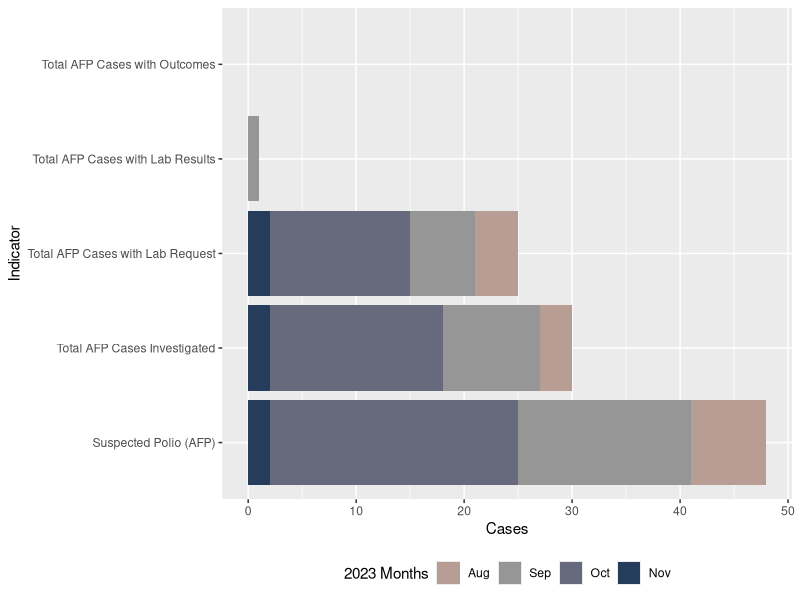
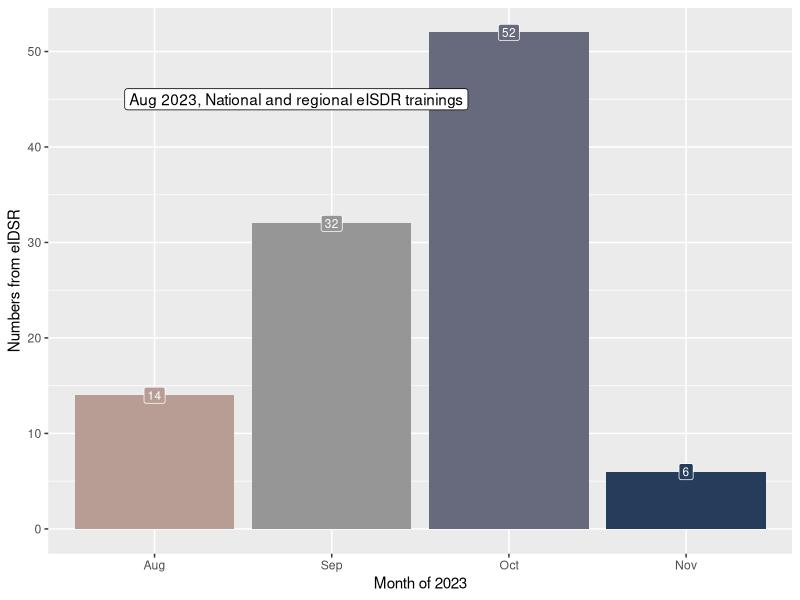
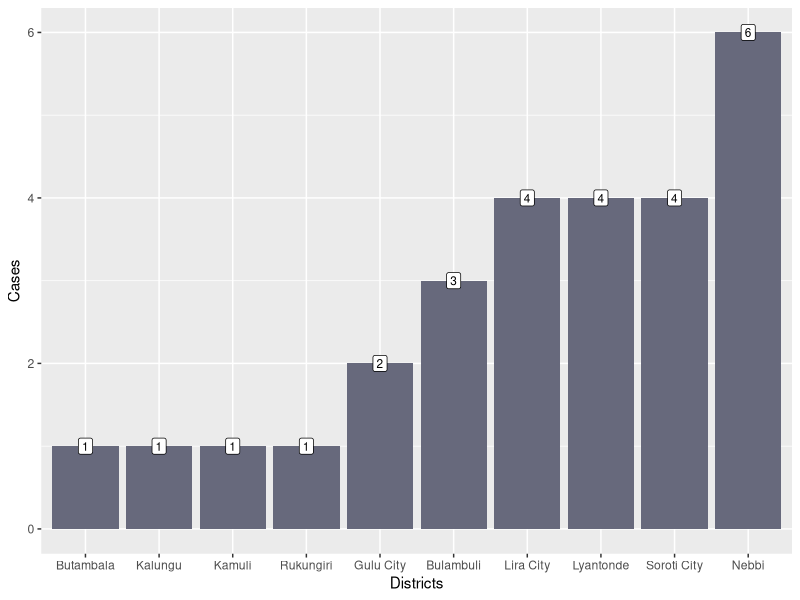
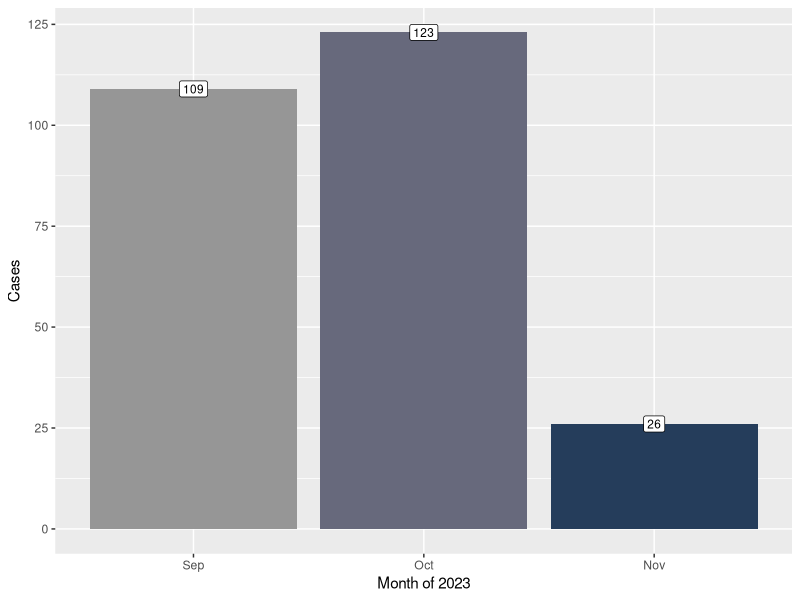
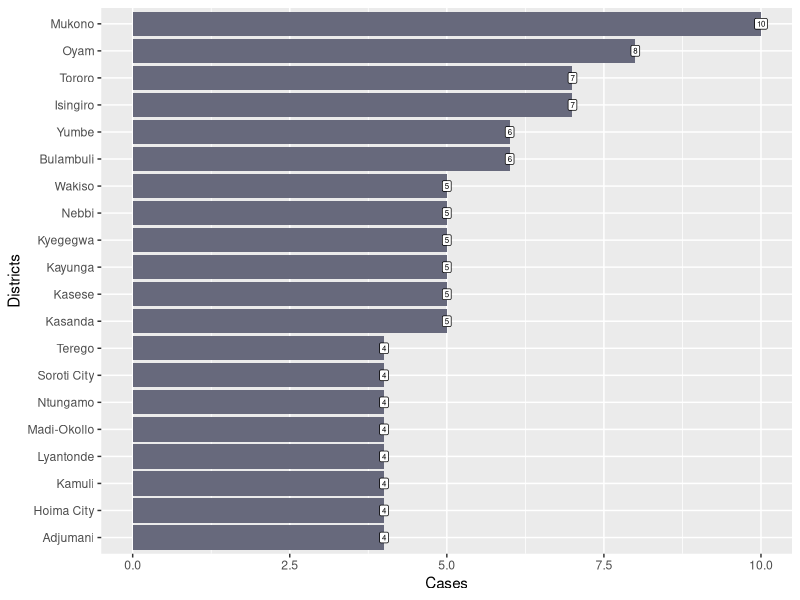

These charts were generated, in order, by the following R code:
## ---- chunk 1
library(tidyverse)
library(readxl)
## ---- chunk 2
AFP_eIDSR_data <- read_xlsx("data/AFP Cases Notified and Investigated Aug_Nov 2023.xlsx", skip = 1)

aug_variables <-  names(AFP_eIDSR_data |> select(2:6))
sep_variables <-  names(AFP_eIDSR_data  |> select(7:11))
oct_variables <-  names(AFP_eIDSR_data  |> select(12:16))
nov_variables <-  names(AFP_eIDSR_data  |> select(17:21))

AFP_eIDSR_data_clean <-  AFP_eIDSR_data  |> pivot_longer(cols = 2:21) |> 
  mutate(period = case_when(name %in% aug_variables ~ "08/2023",
                            name %in% sep_variables ~ "09/2023",
                            name %in% oct_variables ~ "10/2023",
                            name %in% nov_variables ~ "11/2023"
                            ), 
         period = my(period),
         period = month(period,label = T,  abbr = T),
         name = str_remove_all(name, "[:digit:]"),
          name = str_remove_all(name, "\\."),
         organisationunitname = str_remove(organisationunitname, " District"),
         organisationunitname = str_to_title(organisationunitname)) |> 
  pivot_wider(names_from = name, values_from = value) |> 
  filter(organisationunitname != "Total")
## ---- chunk 3
AFP_eIDSR_data_natioal_level <- AFP_eIDSR_data_clean |> 
  group_by(period) |> 
  summarise(across(c("Suspected Polio (AFP)", contains("cases")) , sum, na.rm = T)) |>
  pivot_longer(cols = `Suspected Polio (AFP)`:`Total AFP Cases with Outcomes`) 


cols <- c("Nov" = "#253D5B", "Oct" = "#67697C", "Sep" = "#969696", "Aug" = "#B79D94")

AFP_eIDSR_data_natioal_level |> 
  ggplot(aes(x = name, y = value, fill = period)) +
  scale_fill_manual(values = cols, name = "2023 Months")+
  labs(title = NULL, 
       x = "Indicator", 
       y = "Cases")+
  geom_col() +
  coord_flip()+
  theme(legend.position = "bottom")

## ---- chunk 4
AFP_eIDSR_data_natioal_level |> 
   group_by(period) |> 
  summarise(value = sum(value)) |> 
   ggplot(aes(x = period, y = value,fill = period), show.legend = F ) +
    geom_col() +
  scale_fill_manual(values = cols)+
  labs(title = NULL, 
       x = "Month of 2023", 
       y = "Numbers from eIDSR")+
  geom_label(aes(label = value), col = "white",   size = 3, show.legend = F) +
  annotate("label", x = 1.8, y = 45, 
           label = stringr::str_wrap("Aug 2023, National and regional eISDR trainings")) +
   theme(legend.position = "none")
  
  
## ---- chunk 5
AFP_eIDSR_data_sep_nov <-  AFP_eIDSR_data_clean |> 
  select(organisationunitname, period, `Total AFP Cases Investigated` ) |> 
   filter(period != "Aug") |> 
   filter(!is.na(`Total AFP Cases Investigated`))
## ---- chunk 6
AFP_eIDSR_data_sep_nov |> 
  group_by(organisationunitname) |> 
  summarise(`Total AFP Cases Investigated` = sum(`Total AFP Cases Investigated`)) |> 
  ggplot(aes(x = reorder(organisationunitname, `Total AFP Cases Investigated` ),
             y = `Total AFP Cases Investigated`))+
geom_col(fill = "#67697C")+
   labs(title = NULL, 
       x = "Districts", 
       y = "Cases")+
  geom_label(aes(label = `Total AFP Cases Investigated`),   size = 3, show.legend = F) +
  scale_fill_manual(values = cols)

## ---- chunk 7
lab_data_AFP <- read_xlsx("data/Measles and AFP cases by month and district Sept to Nov 2023 (1).xlsx",
                      skip = 1,sheet = "AFP")

lab_data_AFP_clean    <- lab_data_AFP |> 
        select(-TOTAL) |> 
        pivot_longer(cols = Sept:Nov, values_to = "cases_investigated", names_to = "period") |> 
        mutate(`District Name` = str_to_title(`District Name`),
               period = my(str_c(period, "-2023")),
               period = month(period,label = T,  abbr = T)) |> 
    filter(`District Name`  != "Total")
## ---- chunk 8
lab_data_AFP_clean |> 
   group_by(period) |> 
  summarise(cases_investigated = sum(cases_investigated, na.rm = T)) |> 
  ggplot(aes(x = period, y = cases_investigated)) +
  geom_col(aes(fill = period))+
   labs(title = NULL, 
       x = "Month of 2023", 
       y = "Cases")+
  geom_label(aes(label = cases_investigated),   size = 3, show.legend = F) +
  scale_fill_manual(values = cols)+
  theme(legend.position = "none")

## ---- chunk 9
lab_data_AFP_by_district <- lab_data_AFP_clean |> 
   group_by(`District Name`) |> 
  summarise(cases_investigated = sum(cases_investigated, na.rm = T)) |> 
  arrange(desc(cases_investigated))
## ---- chunk 10
lab_data_AFP_by_district |> 
  top_n(20, wt = cases_investigated) |> 
ggplot(aes(x = fct_reorder(`District Name`, cases_investigated), y = cases_investigated)) +
  geom_col(fill = "#67697C")+
  coord_flip()+
   labs(title = NULL, 
       x = "Districts", 
       y = "Cases")+
  geom_label(aes(label = cases_investigated),   size = 2, show.legend = F) +
  scale_fill_manual(values = cols)
## ---- chunk 11
AFP_data_joined <- AFP_eIDSR_data_sep_nov  |> 
  left_join(lab_data_AFP_clean, 
            by = c("organisationunitname" = "District Name", "period" = "period")) |> 
  group_by(organisationunitname) |> 
  summarise(`eIDSR` = sum(`Total AFP Cases Investigated`),
            `Lab` = sum(cases_investigated))

knitr::kable(AFP_data_joined)

